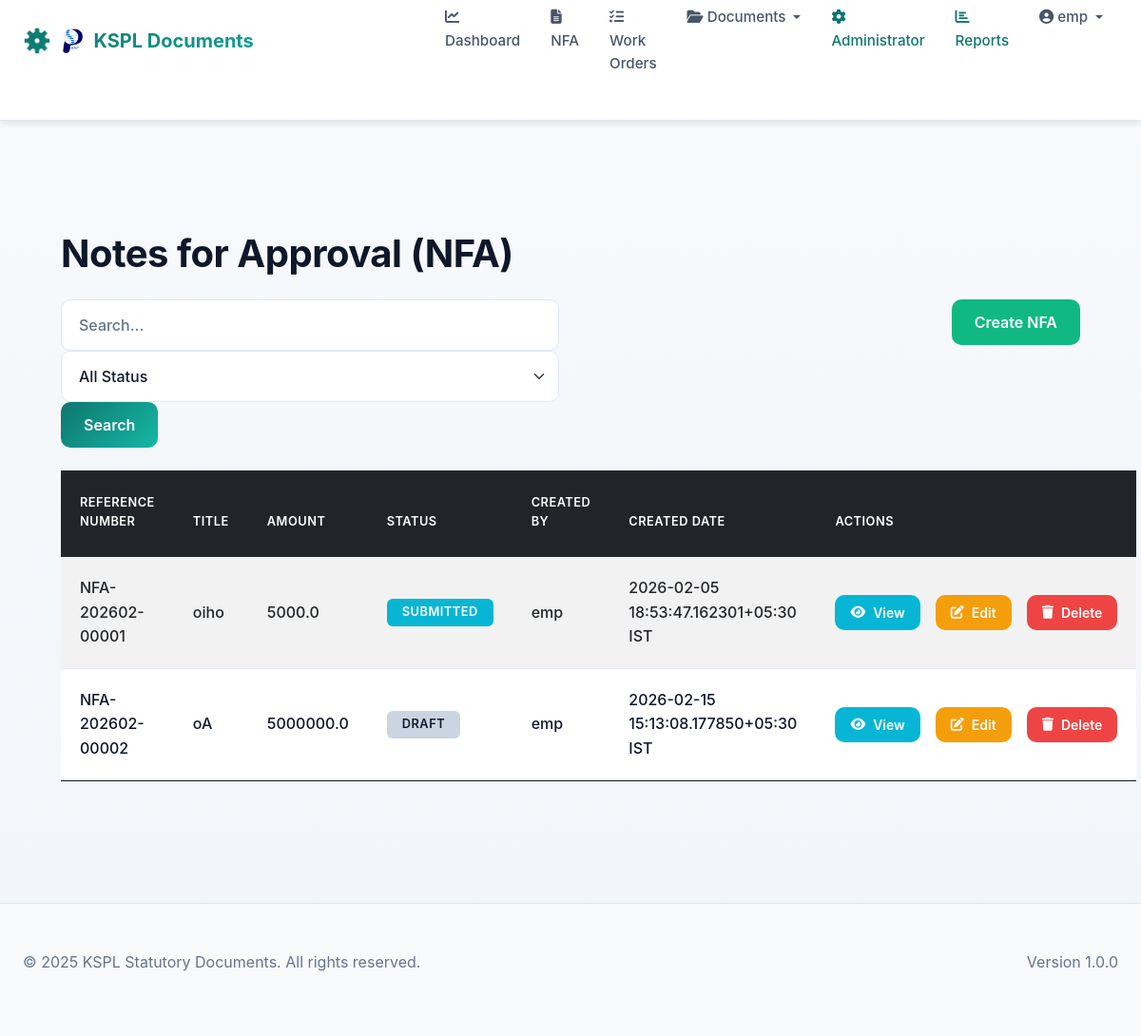
The page /nfa (signed in) on the database its author committed.
### models/__init__.py (models this page shows, shortened)
class User(UserMixin, db.Model):
    __tablename__ = 'users'
    id = db.Column(db.Integer, primary_key=True)
    username = db.Column(db.String(120), unique=True, nullable=False)
    email = db.Column(db.String(120), unique=True, nullable=False)
    password_hash = db.Column(db.String(255), nullable=False)
    first_name = db.Column(db.String(120))
    last_name = db.Column(db.String(120))
    department_id = db.Column(db.Integer, db.ForeignKey('departments.id'))
    is_active = db.Column(db.Boolean, default=True)
    created_at = db.Column(db.DateTime, default=datetime.utcnow)
    roles = db.relationship('Role', secondary='user_roles', backref=db.backref('users', lazy='dynamic'))
    department = db.relationship('Department', backref='users')
    def has_role(self, role_name):
        return any(role.name == role_name for role in self.roles)

class NFA(db.Model):
    __tablename__ = 'nfa'
    id = db.Column(db.Integer, primary_key=True)
    reference_number = db.Column(db.String(120), unique=True, nullable=False)
    title = db.Column(db.String(255), nullable=False)
    description = db.Column(db.Text)
    status = db.Column(db.String(120), default='Draft')  # Draft, Submitted, Approved, Rejected
    created_by_id = db.Column(db.Integer, db.ForeignKey('users.id'), nullable=False)
    department_id = db.Column(db.Integer, db.ForeignKey('departments.id'))
    created_at = db.Column(db.DateTime, default=datetime.utcnow)
    updated_at = db.Column(db.DateTime, default=datetime.utcnow, onupdate=datetime.utcnow)
    rejected_remarks = db.Column(db.Text)
    amount = db.Column(db.Float)
    approval_date = db.Column(db.DateTime)
    notes = db.Column(db.Text)
    vendor_id = db.Column(db.Integer, db.ForeignKey('vendors.id'))
    customer_id = db.Column(db.Integer, db.ForeignKey('customers.id'))
    created_by = db.relationship('User', backref=db.backref('nfa_created', lazy='dynamic'))
    department = db.relationship('Department', backref='nfa_documents')
    vendor = db.relationship('Vendor', backref='nfa_documents')
    customer = db.relationship('Customer', backref='nfa_documents')
    attachments = db.relationship('Attachment', backref='nfa', lazy=True, cascade='all, delete-orphan')
    approvals = db.relationship('ApprovalHistory', backref='nfa', lazy=True, cascade='all, delete-orphan')

### routes/main.py (the view)
@main_bp.route('/nfa', methods=['GET'])
@login_required
def nfa_list():
    page = request.args.get('page', 1, type=int)
    status = request.args.get('status', '', type=str)
    search = request.args.get('search', '', type=str)
    query = NFA.query
    user_roles = [role.name for role in current_user.roles]
    if 'admin' in user_roles:
        query = query.filter(NFA.status == 'Approved')
    elif 'hod' in user_roles:
        query = query.filter(NFA.status.in_(['Submitted', 'Approved']), NFA.department_id == current_user.department_id)
    else:
        query = query.filter_by(created_by_id=current_user.id, department_id=current_user.department_id)
    if status:
        query = query.filter_by(status=status)
    if search:
        query = query.filter(NFA.title.ilike(f'%{search}%'))
    items = query.paginate(page=page, per_page=20)
    return render_template('pages/nfa_list.html', items=items)

### templates/pages/nfa_list.html (shortened to what this page needs)
{% extends "index.html" %}
{% block content %}
<div class="container-fluid mt-4">
    <h1>Notes for Approval (NFA)</h1>
    <div class="row mb-3">
        <div class="col-md-6">
            <form method="GET" class="form-inline">
                <input type="text" name="search" class="form-control me-2" placeholder="Search..." value="{{ request.args.get('search', '') }}">
                <select name="status" class="form-select me-2">
                    <option value="">All Status</option>
                </select>
                <button type="submit" class="btn btn-primary">Search</button>
            </form>
        </div>
        <div class="col-md-6 text-end">
            {% if not current_user.has_role('hod') %}
            <a href="{{ url_for('main.nfa_create') }}" class="btn btn-success">Create NFA</a>
            {% endif %}
        </div>
    </div>
    <table class="table table-striped table-hover">
        <thead class="table-dark">
            <tr>
                <th>Reference Number</th>
                <th>Title</th>
                <th>Amount</th>
                <th>Status</th>
                <th>Created By</th>
                <th>Created Date</th>
                <th>Actions</th>
            </tr>
        </thead>
        <tbody>
            {% for item in items.items %}
            <tr>
                <td>{{ item.reference_number }}</td>
                <td>{{ item.title }}</td>
                <td>{{ item.amount or '-' }}</td>
                <td>
                    {% if item.status == 'Draft' %}
                        <span class="badge bg-secondary">Draft</span>
                    {% elif item.status == 'Submitted' %}
                        <span class="badge bg-info">Submitted</span>
                    {% elif item.status == 'Approved' %}
                        <span class="badge bg-success">Approved</span>
                    {% else %}
                        <span class="badge bg-danger">Rejected</span>
                    {% endif %}
                </td>
                <td>{{ item.created_by.username }}</td>
                <td>{{ item.created_at|to_ist|default('N/A') }} IST</td>
                <td>
                    <div class="d-flex gap-2">
                        <a href="{{ url_for('main.nfa_view', id=item.id) }}" class="btn btn-info btn-sm" title="View"><i class="fas fa-eye"></i> View</a>
                        {% if item.status != 'Approved' or current_user.has_role('admin') %}
                            <a href="{{ url_for('main.nfa_edit', id=item.id) }}" class="btn btn-warning btn-sm" title="Edit"><i class="fas fa-edit"></i> Edit</a>
                            <form method="POST" action="{{ url_for('main.nfa_delete', id=item.id) }}" class="d-inline">
                                <button type="submit" class="btn btn-danger btn-sm" title="Delete" onclick="return confirm('Are you sure you want to delete this document?');"><i class="fas fa-trash"></i> Delete</button>
                            </form>
                        {% endif %}
                    </div>
                </td>
            </tr>
            {% else %}
            <tr>
                <td colspan="7" class="text-center">No NFAs found</td>
            </tr>
            {% endfor %}
        </tbody>
    </table>
</div>
{% endblock %}

### templates/index.html (shortened to what this page needs)
<!DOCTYPE html>
<html lang="en">
<head>
    <link href="https://cdn.jsdelivr.net/npm/bootstrap@5.1.3/dist/css/bootstrap.min.css" rel="stylesheet">
    <link rel="stylesheet" href="https://cdnjs.cloudflare.com/ajax/libs/font-awesome/6.4.0/css/all.min.css">
    <link rel="stylesheet" href="https://cdnjs.cloudflare.com/ajax/libs/tempusdominus-bootstrap-4/5.39.0/css/tempusdominus-bootstrap-4.min.css" />
    <link rel="stylesheet" href="{{ url_for('static', filename='main.css') }}">
</head>
<body>
    <nav class="navbar navbar-expand-lg navbar-light" style="padding: initial;">
        <div class="container-fluid px-4">
            <a class="navbar-brand d-flex align-items-center" href="{% if current_user.is_authenticated %}{% if current_user.has_role('admin') %}{{ url_for('admin.admin_dashboard') }}{% else %}{{ url_for('main.dashboard') }}{% endif %}{% else %}{{ url_for('auth.login') }}{% endif %}" style="gap: 12px;">
                <img style="max-width: 5%; height: auto;" src="{{ url_for('static', filename='images/ksp-logo.png') }}" alt="KSP Logo" height="40" class="img-fluid">
                <span>KSPL Documents</span>
            </a>
            <div class="collapse navbar-collapse" id="navbarNav">
                <ul class="navbar-nav ms-auto">
                    {% if current_user.is_authenticated %}
                        <li class="nav-item">
                            <a class="nav-link" href="{{ url_for('main.dashboard') }}">
                                <i class="fas fa-chart-line me-1"></i>Dashboard
                            </a>
                        </li>
                        <li class="nav-item">
                            <a class="nav-link" href="{{ url_for('main.nfa_list') }}">
                                <i class="fas fa-file-alt me-1"></i>NFA
                            </a>
                        </li>
                        <li class="nav-item">
                            <a class="nav-link" href="{{ url_for('main.work_order_list') }}">
                                <i class="fas fa-tasks me-1"></i>Work Orders
                            </a>
                        </li>
                        <li class="nav-item dropdown">
                            <a class="nav-link dropdown-toggle" href="#" id="documentsDropdown" role="button" data-bs-toggle="dropdown" aria-expanded="false">
                                <i class="fas fa-folder-open me-1"></i>Documents
                            </a>
                        </li>
                        <li class="nav-item">
                            <a class="nav-link text-primary" href="{{ url_for('admin.admin_dashboard') }}">
                                <i class="fas fa-cog me-1"></i>Administrator
                            </a>
                        </li>
                        <li class="nav-item">
                            <a class="nav-link text-primary" href="{{ url_for('admin.reports') }}">
                                <i class="fas fa-chart-bar me-1"></i>Reports
                            </a>
                        </li>
                        <li class="nav-item dropdown">
                            <a class="nav-link dropdown-toggle" href="#" id="userDropdown" role="button" data-bs-toggle="dropdown" aria-expanded="false">
                                <i class="fas fa-user-circle me-1"></i>{{ current_user.username }}
                            </a>
                        </li>
                    {% else %}
                        <li class="nav-item">
                            <a class="nav-link" href="{{ url_for('auth.login') }}">
                                <i class="fas fa-sign-in-alt me-1"></i>Login
                            </a>
                        </li>
                    {% endif %}
                </ul>
            </div>
        </div>
    </nav>
    <div class="container-fluid">
        {% block content %}{% endblock %}
    </div>
    <footer class="bg-light border-top mt-5 py-4">
        <div class="container-fluid px-4">
            <div class="row">
                <div class="col-md-6">
                    <p class="text-muted mb-0">© 2025 KSPL Statutory Documents. All rights reserved.</p>
                </div>
                <div class="col-md-6 text-md-end">
                    <p class="text-muted mb-0">Version 1.0.0</p>
                </div>
            </div>
        </div>
    </footer>
</body>
</html>

### rows shown on the page
User: username "emp"
NFA: reference_number "NFA-202602-00001", title "oiho", amount "5000.0", status "SUBMITTED", created_by.username "emp", created_at|to_ist "2026-02-05 18:53:47.162301+05:30"
NFA: reference_number "NFA-202602-00002", title "oA", amount "5000000.0", status "DRAFT", created_by.username "emp", created_at|to_ist "2026-02-15 15:13:08.177850+05:30"
